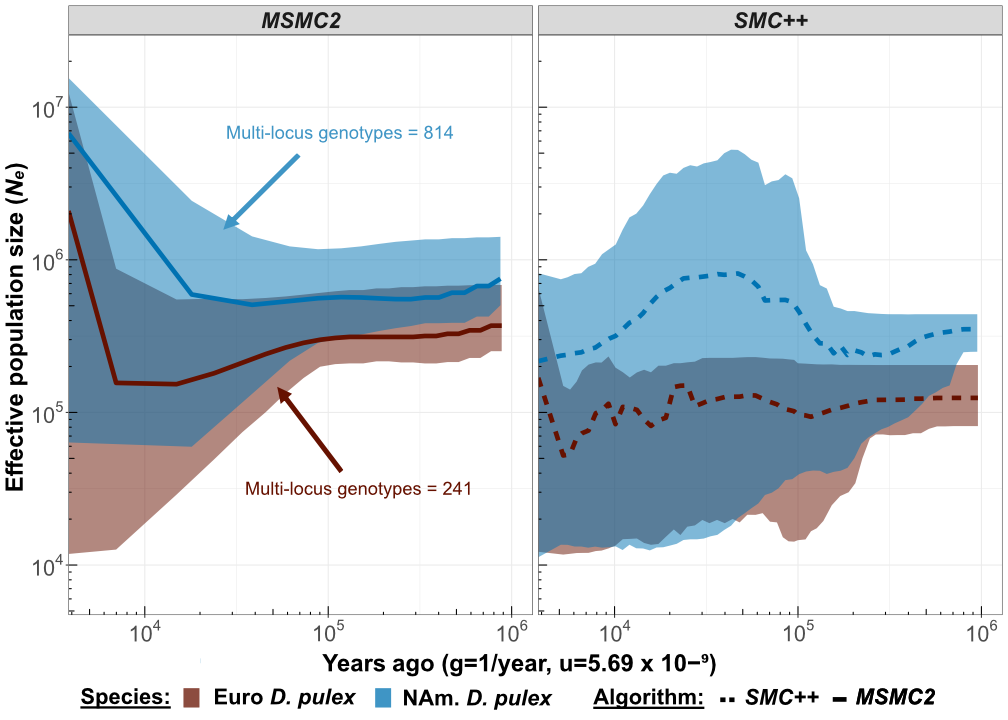

Source code (R):
# Visualize output MSMC & SMC++ - SuppFigure 3
# Connor Murray 12.13.22
# module load goolf/7.1.0_3.1.4 R/4.0.3; module load gdal geos proj; R

# Libraries
library(data.table)
library(tidyverse)
require(scales)

# SMC++ Output
setwd('/project/berglandlab/connor/msmc')

# Mutation rate
mu=5.69e-09

# Generations per year
gen=1

# Output smcpp
smcpp_sep <- data.table(read.csv("smcpp.phase.csv") %>% 
      select(Sample=label, cont, x1=x, y1=y, time) %>% 
      filter(!y1>8e6 & !y1<10000) %>% 
      group_by(time, cont) %>% 
      summarize(x1=mean(x1, na.rm = T),
                meany1=mean(y1, na.rm = T),
                uciy1=quantile(y1, na.rm = T, probs = 0.95),
                lciy1=quantile(y1, na.rm = T, probs = 0.05)) %>% 
      select(cont, x1, meany1, uciy1, lciy1),
      analysis="SMC++")

# Output smcpp
msmc_sep <- data.table(read.csv(file = "msmsc2.mlg.pulex.csv") %>% 
      mutate(x1 = left_time_boundary/mu*gen, 
             y1 = (1/lambda)/(2*mu)) %>% 
      group_by(time_index, cont) %>% 
      summarize(x1=mean(x1, na.rm = T),
                meany1=mean(y1, na.rm = T),
                sdy1=sd(y1, na.rm = T),
                dfy1=length(y1)) %>%
      mutate(sey1=sdy1/sqrt(dfy1)) %>% 
      mutate(lciy1=meany1-(1.96*sey1),
             uciy1=meany1+(1.96*sey1)) %>% 
      select(cont, x1, meany1, uciy1, lciy1),
      analysis="MSMC2")

# Through time MSMC
require(scales)
plot <- {ggplot() +
  geom_ribbon(data=msmc_sep[!cont %like% "pulexcaria"],
              aes(x = x1,
                  ymin = lciy1,
                  ymax = uciy1,
                  fill = cont,
                  linetype = analysis), 
              alpha=0.5) +
  geom_line(data=msmc_sep[!cont %like% "pulexcaria"],
            aes(x = x1,
                y = meany1,
                color = cont,
                linetype = analysis), size=2.2) +
  geom_ribbon(data=smcpp_sep[!cont %like% "pulexcaria"],
              aes(x = x1,
                  ymin = lciy1,
                  ymax = uciy1,
                  fill = cont,
                  linetype = analysis), 
              alpha=0.5) +
  geom_line(data=smcpp_sep[!cont %like% "pulexcaria"],
            aes(x = x1,
                y = meany1,
                color = cont,
                linetype = analysis), size=2.2) +
  facet_grid(~analysis) +
  annotation_logticks(scaled = TRUE) +
  scale_x_log10(labels = trans_format("log10", math_format(10^.x)),
                limits = c(5000, 1e6)) +
  scale_y_log10(labels = trans_format("log10", math_format(10^.x)),
                limits = c(7000, 2e7)) +
  theme_bw() +
  scale_color_manual(values=c("Daphnia.pulex.Europe"="#661100", 
                              "Daphnia.pulex.NorthAmerica"="#0072B2")) +
  scale_fill_manual(values=c("Daphnia.pulex.Europe"="#661100", 
                              "Daphnia.pulex.NorthAmerica"="#0072B2")) +
  labs(x=paste("Years ago (g=", gen, ", u=", mu, ")", sep=""), 
       y="Effective population size (Ne)",
       color="",
       linetype="") +
  theme(legend.text = element_text(face="bold", size=22),
        legend.title = element_text(face="bold", size=22),
        legend.background = element_blank(),
        strip.text = element_text(face="bold.italic", size=22),
        legend.position= "bottom",
        axis.text.x = element_text(face="bold", size=22),
        axis.text.y = element_text(face="bold", size=22),
        axis.title.x = element_text(face="bold", size=24),
        axis.title.y = element_text(face="bold", size=24))}

# Output plot
pdf("/project/berglandlab/connor/figures/SuppFigure_2.pdf", width=14, height=10)
plot
dev.off()

# We use MSMC2 and remove most recent and very ancient estimates
msc <- data.table(read.csv(file = "msmsc2.mlg.pulex.csv") %>% 
             mutate(x1 = left_time_boundary/mu*gen, 
                    y1 = (1/lambda)/(2*mu)) %>% 
             group_by(time_index, cont) %>% 
             summarize(x1=mean(x1, na.rm = T),
                       meany1=mean(y1, na.rm = T),
                       sdy1=sd(y1, na.rm = T),
                       dfy1=length(y1)) %>% 
             filter(time_index>0 & time_index<25))

# Calculate the mean and standard error
l.model.nam <- lm(meany1 ~ 1, msc[cont=="Daphnia.pulex.NorthAmerica"])
l.model.euro <- lm(meany1 ~ 1, msc[cont=="Daphnia.pulex.Europe"])

# Calculate the confidence interval
confint(l.model.nam, level=0.95)
confint(l.model.euro, level=0.95)
